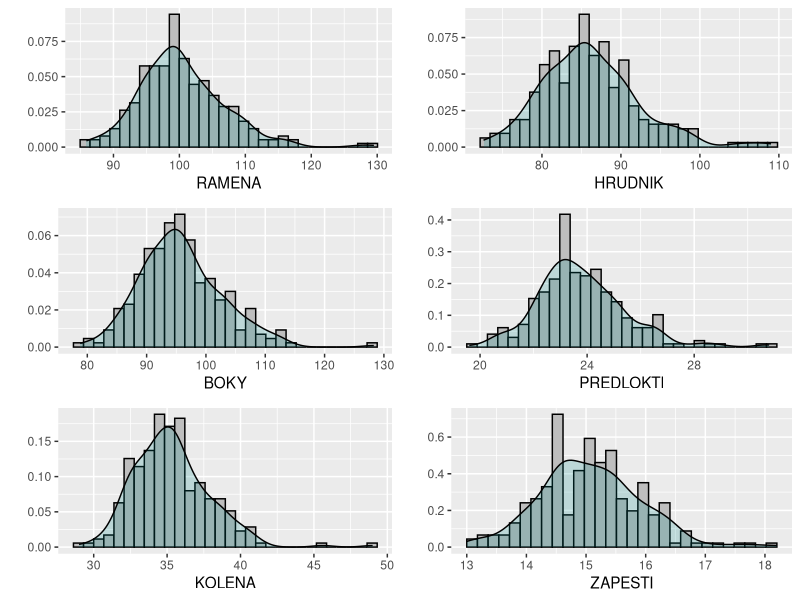
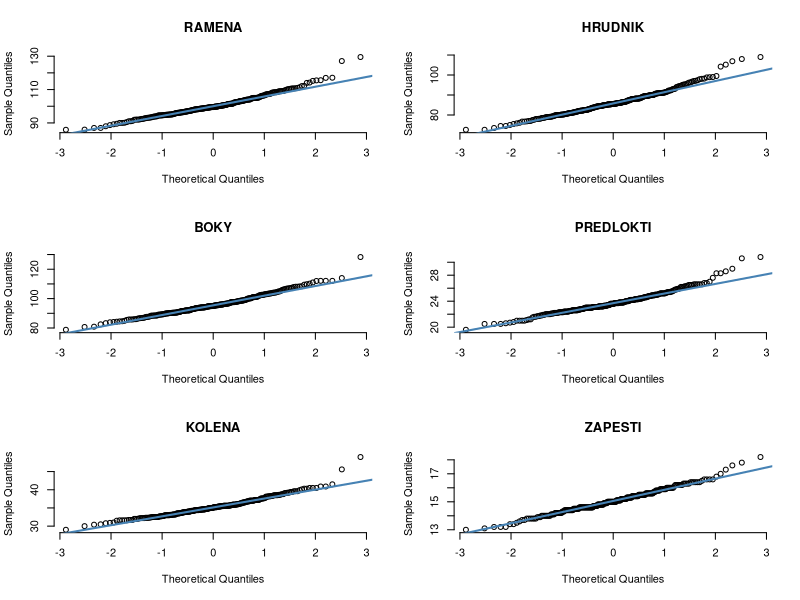
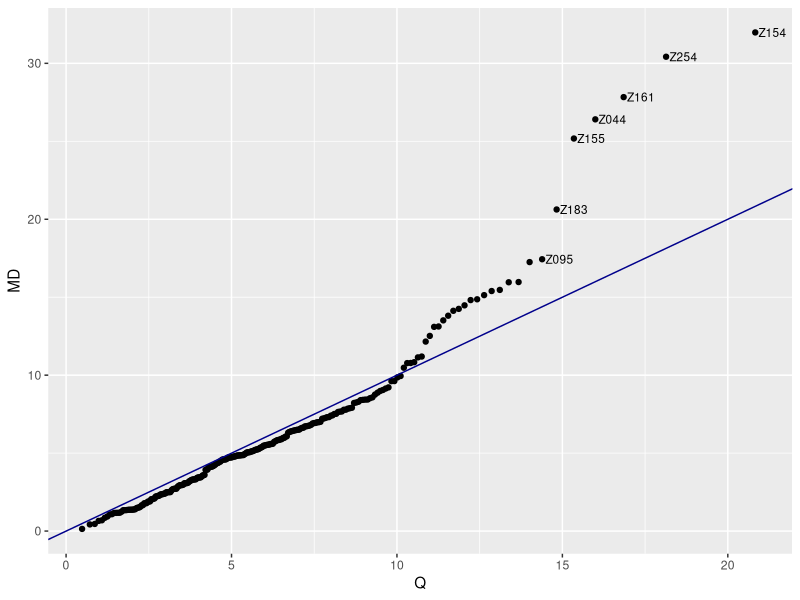
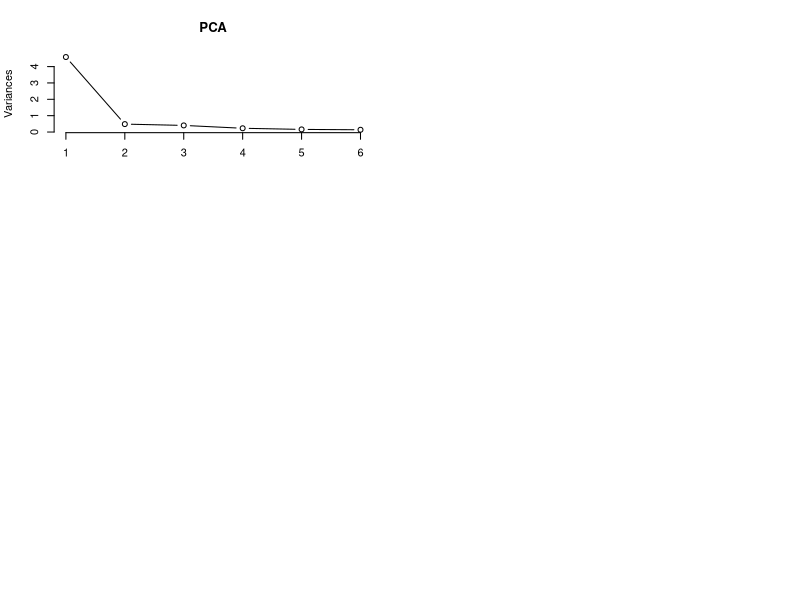

Write the R code that produced these figures, in order.
## ---- chunk 1
library(foreign) 
data = read.spss("du1_9.sav",to.data.frame=TRUE) 
## ---- chunk 2
prom <- c("ID", "RAMENA", "HRUDNIK", "BOKY", "PREDLOKTI", "KOLENA", "ZAPESTI")
colnames(data) <- prom
miry <- data[,c(-1)]
head(miry)
## ---- chunk 3
library(psych)
describe(miry)[,-c(1,2,7, 10)]
## ---- chunk 4
library(ggplot2)
library(gridExtra)

plot <- list()

for (i in 1:ncol(miry)) {
  plot[[i]] <- ggplot(data = miry, aes_string(x = miry[[i]])) +
    geom_histogram(aes(y = after_stat(density)), colour = "black", fill = "grey") +
    geom_density(alpha=0.2, fill="darkcyan") + labs(x = prom[i+1],y="")
}

do.call(grid.arrange,plot)
## ---- chunk 5
par(mfrow=c(3,2))

for (i in 1:ncol(miry)){
  qqnorm(miry[[i]], pch = 1, frame = FALSE, main = prom[i+1]) 
  qqline(miry[[i]], col = "steelblue", lwd = 2)
}
## ---- chunk 6
data$MD <- mahalanobis(miry, colMeans(miry), cov(miry))
data$rank <- rank(data$MD)
data$p <- (data$rank - 0.5)/nrow(data)
data$Q <- qchisq(data$p, 6, ncp = 0, lower.tail = TRUE)

ggplot(data, aes(x = Q,y = MD, label = ifelse(nrow(data) - rank < 7, as.character(ID),''))) +
  geom_point() +
  geom_text(hjust = 0, nudge_x = 0.1, size = 3) + 
  geom_abline(aes(intercept = 0,slope = 1), color = "darkblue")
## ---- chunk 7
outliers <- list()

for (i in 1:ncol(miry)) {
  outliers[[i]] <- data.frame(
    promenna = colnames(miry)[i],
    pořadí = which(miry[[i]] %in% boxplot.stats(miry[[i]])$out),
    hodnota = miry[which(miry[[i]] %in% boxplot.stats(miry[[i]])$out),1])
}

outliers <- do.call(rbind, outliers)
table(outliers$promenna)
## ---- chunk 8
PCA <- prcomp(miry, scale = TRUE)
round(t(PCA$sdev*t(PCA$rotation)), 8)
## ---- chunk 9
summary(PCA)
## ---- chunk 10
screeplot(PCA, type="lines")
